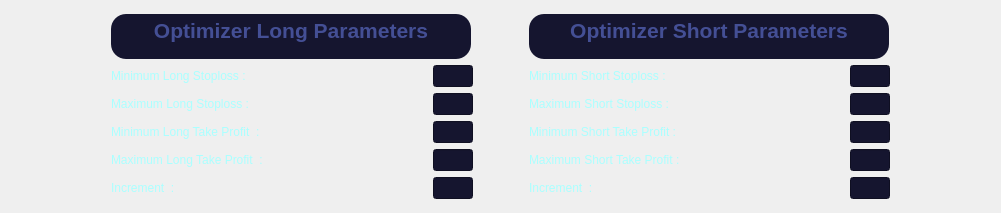
        <widget class="QWidget" name="gridLayoutWidget_5">
         <property name="geometry">
          <rect>
           <x>0</x>
           <y>400</y>
           <width>1001</width>
           <height>211</height>
          </rect>
         </property>
         <layout class="QGridLayout" name="gridLayout_5">
          <item row="0" column="2">
           <spacer name="horizontalSpacer_4">
            <property name="orientation">
             <enum>Qt::Horizontal</enum>
            </property>
            <property name="sizeType">
             <enum>QSizePolicy::Fixed</enum>
            </property>
            <property name="sizeHint" stdset="0">
             <size>
              <width>50</width>
              <height>20</height>
             </size>
            </property>
           </spacer>
          </item>
          <item row="0" column="1">
           <layout class="QGridLayout" name="gridLayout_3">
            <item row="1" column="0" colspan="2">
             <widget class="QTextEdit" name="LongParametersTitle">
              <property name="enabled">
               <bool>false</bool>
              </property>
              <property name="minimumSize">
               <size>
                <width>360</width>
                <height>45</height>
               </size>
              </property>
              <property name="maximumSize">
               <size>
                <width>360</width>
                <height>45</height>
               </size>
              </property>
              <property name="styleSheet">
               <string notr="true">background-color: rgb(21, 21, 47);
border-radius: 15px;</string>
              </property>
              <property name="html">
               <string>&lt;!DOCTYPE HTML PUBLIC &quot;-//W3C//DTD HTML 4.0//EN&quot; &quot;http://www.w3.org/TR/REC-html40/strict.dtd&quot;&gt;
&lt;html&gt;&lt;head&gt;&lt;meta name=&quot;qrichtext&quot; content=&quot;1&quot; /&gt;&lt;meta charset=&quot;utf-8&quot; /&gt;&lt;style type=&quot;text/css&quot;&gt;
p, li { white-space: pre-wrap; }
&lt;/style&gt;&lt;/head&gt;&lt;body style=&quot; font-family:'Segoe UI'; font-size:9pt; font-weight:400; font-style:normal;&quot;&gt;
&lt;p align=&quot;center&quot; style=&quot; margin-top:0px; margin-bottom:0px; margin-left:0px; margin-right:0px; -qt-block-indent:0; text-indent:0px;&quot;&gt;&lt;span style=&quot; font-family:'Comic Sans MS','sans-serif'; font-size:16pt; font-weight:600; color:#444f95;&quot;&gt;Optimizer Long Parameters&lt;/span&gt;&lt;/p&gt;&lt;/body&gt;&lt;/html&gt;</string>
              </property>
             </widget>
            </item>
            <item row="3" column="1">
             <widget class="QLineEdit" name="maxLongStoplossValue">
              <property name="sizePolicy">
               <sizepolicy hsizetype="Fixed" vsizetype="Fixed">
                <horstretch>0</horstretch>
                <verstretch>0</verstretch>
               </sizepolicy>
              </property>
              <property name="maximumSize">
               <size>
                <width>40</width>
                <height>16777215</height>
               </size>
              </property>
              <property name="layoutDirection">
               <enum>Qt::RightToLeft</enum>
              </property>
              <property name="styleSheet">
               <string notr="true">background-color: rgb(21, 21, 47);
color: rgb(170, 255, 255);</string>
              </property>
              <property name="text">
               <string/>
              </property>
              <property name="alignment">
               <set>Qt::AlignRight|Qt::AlignTrailing|Qt::AlignVCenter</set>
              </property>
              <property name="placeholderText">
               <string/>
              </property>
              <property name="clearButtonEnabled">
               <bool>false</bool>
              </property>
             </widget>
            </item>
            <item row="3" column="0">
             <widget class="QLabel" name="maxLongStoplossLabel">
              <property name="enabled">
               <bool>true</bool>
              </property>
              <property name="sizePolicy">
               <sizepolicy hsizetype="MinimumExpanding" vsizetype="Preferred">
                <horstretch>0</horstretch>
                <verstretch>0</verstretch>
               </sizepolicy>
              </property>
              <property name="autoFillBackground">
               <bool>false</bool>
              </property>
              <property name="styleSheet">
               <string notr="true">color: rgb(170, 255, 255)</string>
              </property>
              <property name="text">
               <string>Maximum Long Stoploss :</string>
              </property>
              <property name="wordWrap">
               <bool>true</bool>
              </property>
             </widget>
            </item>
            <item row="2" column="0">
             <widget class="QLabel" name="minLongStoplossLabel">
              <property name="enabled">
               <bool>true</bool>
              </property>
              <property name="sizePolicy">
               <sizepolicy hsizetype="Minimum" vsizetype="Fixed">
                <horstretch>0</horstretch>
                <verstretch>0</verstretch>
               </sizepolicy>
              </property>
              <property name="autoFillBackground">
               <bool>false</bool>
              </property>
              <property name="styleSheet">
               <string notr="true">color: rgb(170, 255, 255)</string>
              </property>
              <property name="text">
               <string>Minimum Long Stoploss :</string>
              </property>
              <property name="wordWrap">
               <bool>true</bool>
              </property>
             </widget>
            </item>
            <item row="5" column="1">
             <widget class="QLineEdit" name="maxLongTakeprofitValue">
              <property name="sizePolicy">
               <sizepolicy hsizetype="Fixed" vsizetype="Fixed">
                <horstretch>0</horstretch>
                <verstretch>0</verstretch>
               </sizepolicy>
              </property>
              <property name="maximumSize">
               <size>
                <width>40</width>
                <height>16777215</height>
               </size>
              </property>
              <property name="layoutDirection">
               <enum>Qt::RightToLeft</enum>
              </property>
              <property name="styleSheet">
               <string notr="true">background-color: rgb(21, 21, 47);
color: rgb(170, 255, 255);</string>
              </property>
              <property name="text">
               <string/>
              </property>
              <property name="alignment">
               <set>Qt::AlignRight|Qt::AlignTrailing|Qt::AlignVCenter</set>
              </property>
              <property name="placeholderText">
               <string/>
              </property>
              <property name="clearButtonEnabled">
               <bool>false</bool>
              </property>
             </widget>
            </item>
            <item row="4" column="1">
             <widget class="QLineEdit" name="minLongTakeprofitValue">
              <property name="sizePolicy">
               <sizepolicy hsizetype="Fixed" vsizetype="Fixed">
                <horstretch>0</horstretch>
                <verstretch>0</verstretch>
               </sizepolicy>
              </property>
              <property name="maximumSize">
               <size>
                <width>40</width>
                <height>16777215</height>
               </size>
              </property>
              <property name="layoutDirection">
               <enum>Qt::RightToLeft</enum>
              </property>
              <property name="styleSheet">
               <string notr="true">background-color: rgb(21, 21, 47);
color: rgb(170, 255, 255);</string>
              </property>
              <property name="text">
               <string/>
              </property>
              <property name="alignment">
               <set>Qt::AlignRight|Qt::AlignTrailing|Qt::AlignVCenter</set>
              </property>
              <property name="placeholderText">
               <string/>
              </property>
              <property name="clearButtonEnabled">
               <bool>false</bool>
              </property>
             </widget>
            </item>
            <item row="6" column="0">
             <widget class="QLabel" name="LongIncrementLabel">
              <property name="enabled">
               <bool>true</bool>
              </property>
              <property name="sizePolicy">
               <sizepolicy hsizetype="MinimumExpanding" vsizetype="Preferred">
                <horstretch>0</horstretch>
                <verstretch>0</verstretch>
               </sizepolicy>
              </property>
              <property name="autoFillBackground">
               <bool>false</bool>
              </property>
              <property name="styleSheet">
               <string notr="true">color: rgb(170, 255, 255)</string>
              </property>
              <property name="text">
               <string>Increment  :</string>
              </property>
              <property name="wordWrap">
               <bool>true</bool>
              </property>
             </widget>
            </item>
            <item row="4" column="0">
             <widget class="QLabel" name="minLongTakeprofitLabel">
              <property name="enabled">
               <bool>true</bool>
              </property>
              <property name="sizePolicy">
               <sizepolicy hsizetype="MinimumExpanding" vsizetype="Preferred">
                <horstretch>0</horstretch>
                <verstretch>0</verstretch>
               </sizepolicy>
              </property>
              <property name="autoFillBackground">
               <bool>false</bool>
              </property>
              <property name="styleSheet">
               <string notr="true">color: rgb(170, 255, 255)</string>
              </property>
              <property name="text">
               <string>Minimum Long Take Profit  :</string>
              </property>
              <property name="wordWrap">
               <bool>true</bool>
              </property>
             </widget>
            </item>
            <item row="5" column="0">
             <widget class="QLabel" name="maxLongTakeprofitLabel">
              <property name="enabled">
               <bool>true</bool>
              </property>
              <property name="sizePolicy">
               <sizepolicy hsizetype="MinimumExpanding" vsizetype="Preferred">
                <horstretch>0</horstretch>
                <verstretch>0</verstretch>
               </sizepolicy>
              </property>
              <property name="autoFillBackground">
               <bool>false</bool>
              </property>
              <property name="styleSheet">
               <string notr="true">color: rgb(170, 255, 255)</string>
              </property>
              <property name="text">
               <string>Maximum Long Take Profit  :</string>
              </property>
              <property name="wordWrap">
               <bool>true</bool>
              </property>
             </widget>
            </item>
            <item row="2" column="1">
             <widget class="QLineEdit" name="minLongStoplossValue">
              <property name="sizePolicy">
               <sizepolicy hsizetype="Fixed" vsizetype="Fixed">
                <horstretch>0</horstretch>
                <verstretch>0</verstretch>
               </sizepolicy>
              </property>
              <property name="minimumSize">
               <size>
                <width>40</width>
                <height>0</height>
               </size>
              </property>
              <property name="maximumSize">
               <size>
                <width>40</width>
                <height>16777215</height>
               </size>
              </property>
              <property name="layoutDirection">
               <enum>Qt::RightToLeft</enum>
              </property>
              <property name="autoFillBackground">
               <bool>false</bool>
              </property>
              <property name="styleSheet">
               <string notr="true">background-color: rgb(21, 21, 47);
color: rgb(170, 255, 255);</string>
              </property>
              <property name="inputMask">
               <string/>
              </property>
              <property name="text">
               <string/>
              </property>
              <property name="alignment">
               <set>Qt::AlignRight|Qt::AlignTrailing|Qt::AlignVCenter</set>
              </property>
              <property name="clearButtonEnabled">
               <bool>false</bool>
              </property>
             </widget>
            </item>
            <item row="6" column="1">
             <widget class="QLineEdit" name="LongIncrementValue">
              <property name="enabled">
               <bool>true</bool>
              </property>
              <property name="sizePolicy">
               <sizepolicy hsizetype="Fixed" vsizetype="Fixed">
                <horstretch>0</horstretch>
                <verstretch>0</verstretch>
               </sizepolicy>
              </property>
              <property name="maximumSize">
               <size>
                <width>40</width>
                <height>16777215</height>
               </size>
              </property>
              <property name="layoutDirection">
               <enum>Qt::RightToLeft</enum>
              </property>
              <property name="styleSheet">
               <string notr="true">background-color: rgb(21, 21, 47);
color: rgb(170, 255, 255);</string>
              </property>
              <property name="text">
               <string/>
              </property>
              <property name="frame">
               <bool>true</bool>
              </property>
              <property name="alignment">
               <set>Qt::AlignRight|Qt::AlignTrailing|Qt::AlignVCenter</set>
              </property>
              <property name="readOnly">
               <bool>false</bool>
              </property>
              <property name="placeholderText">
               <string/>
              </property>
              <property name="clearButtonEnabled">
               <bool>false</bool>
              </property>
             </widget>
            </item>
           </layout>
          </item>
          <item row="0" column="4">
           <spacer name="horizontalSpacer_6">
            <property name="orientation">
             <enum>Qt::Horizontal</enum>
            </property>
            <property name="sizeType">
             <enum>QSizePolicy::Fixed</enum>
            </property>
            <property name="sizeHint" stdset="0">
             <size>
              <width>100</width>
              <height>20</height>
             </size>
            </property>
           </spacer>
          </item>
          <item row="0" column="3">
           <layout class="QGridLayout" name="gridLayout_2">
            <item row="2" column="1">
             <widget class="QLineEdit" name="maxShortStoplossValue">
              <property name="sizePolicy">
               <sizepolicy hsizetype="Fixed" vsizetype="Fixed">
                <horstretch>0</horstretch>
                <verstretch>0</verstretch>
               </sizepolicy>
              </property>
              <property name="maximumSize">
               <size>
                <width>40</width>
                <height>16777215</height>
               </size>
              </property>
              <property name="styleSheet">
               <string notr="true">background-color: rgb(21, 21, 47);
color: rgb(170, 255, 255);</string>
              </property>
              <property name="text">
               <string/>
              </property>
              <property name="alignment">
               <set>Qt::AlignRight|Qt::AlignTrailing|Qt::AlignVCenter</set>
              </property>
              <property name="placeholderText">
               <string/>
              </property>
              <property name="clearButtonEnabled">
               <bool>false</bool>
              </property>
             </widget>
            </item>
            <item row="1" column="0">
             <widget class="QLabel" name="minShortStoplossLabel">
              <property name="enabled">
               <bool>true</bool>
              </property>
              <property name="sizePolicy">
               <sizepolicy hsizetype="Fixed" vsizetype="Fixed">
                <horstretch>0</horstretch>
                <verstretch>0</verstretch>
               </sizepolicy>
              </property>
              <property name="minimumSize">
               <size>
                <width>100</width>
                <height>0</height>
               </size>
              </property>
              <property name="maximumSize">
               <size>
                <width>400</width>
                <height>16777215</height>
               </size>
              </property>
              <property name="autoFillBackground">
               <bool>false</bool>
              </property>
              <property name="styleSheet">
               <string notr="true">color: rgb(170, 255, 255)</string>
              </property>
              <property name="text">
               <string>Minimum Short Stoploss :</string>
              </property>
              <property name="wordWrap">
               <bool>true</bool>
              </property>
             </widget>
            </item>
            <item row="5" column="1">
             <widget class="QLineEdit" name="ShortIncrementValue">
              <property name="sizePolicy">
               <sizepolicy hsizetype="Fixed" vsizetype="Fixed">
                <horstretch>0</horstretch>
                <verstretch>0</verstretch>
               </sizepolicy>
              </property>
              <property name="maximumSize">
               <size>
                <width>40</width>
                <height>16777215</height>
               </size>
              </property>
              <property name="layoutDirection">
               <enum>Qt::RightToLeft</enum>
              </property>
              <property name="styleSheet">
               <string notr="true">background-color: rgb(21, 21, 47);
color: rgb(170, 255, 255);</string>
              </property>
              <property name="text">
               <string/>
              </property>
              <property name="alignment">
               <set>Qt::AlignRight|Qt::AlignTrailing|Qt::AlignVCenter</set>
              </property>
              <property name="placeholderText">
               <string/>
              </property>
              <property name="clearButtonEnabled">
               <bool>false</bool>
              </property>
             </widget>
            </item>
            <item row="2" column="0">
             <widget class="QLabel" name="maxShortStoplossLabel">
              <property name="enabled">
               <bool>true</bool>
              </property>
              <property name="autoFillBackground">
               <bool>false</bool>
              </property>
              <property name="styleSheet">
               <string notr="true">color: rgb(170, 255, 255)</string>
              </property>
              <property name="text">
               <string>Maximum Short Stoploss :</string>
              </property>
              <property name="wordWrap">
               <bool>true</bool>
              </property>
             </widget>
            </item>
            <item row="3" column="1">
             <widget class="QLineEdit" name="minShortTakeprofitValue">
              <property name="sizePolicy">
               <sizepolicy hsizetype="Fixed" vsizetype="Fixed">
                <horstretch>0</horstretch>
                <verstretch>0</verstretch>
               </sizepolicy>
              </property>
              <property name="maximumSize">
               <size>
                <width>40</width>
                <height>16777215</height>
               </size>
              </property>
              <property name="styleSheet">
               <string notr="true">background-color: rgb(21, 21, 47);
color: rgb(170, 255, 255);</string>
              </property>
              <property name="text">
               <string/>
              </property>
              <property name="alignment">
               <set>Qt::AlignRight|Qt::AlignTrailing|Qt::AlignVCenter</set>
              </property>
              <property name="placeholderText">
               <string/>
              </property>
              <property name="clearButtonEnabled">
               <bool>false</bool>
              </property>
             </widget>
            </item>
            <item row="1" column="1">
             <widget class="QLineEdit" name="minShortStoplossValue">
              <property name="sizePolicy">
               <sizepolicy hsizetype="Fixed" vsizetype="Fixed">
                <horstretch>0</horstretch>
                <verstretch>0</verstretch>
               </sizepolicy>
              </property>
              <property name="maximumSize">
               <size>
                <width>40</width>
                <height>16777215</height>
               </size>
              </property>
              <property name="styleSheet">
               <string notr="true">background-color: rgb(21, 21, 47);
color: rgb(170, 255, 255);</string>
              </property>
              <property name="text">
               <string/>
              </property>
              <property name="alignment">
               <set>Qt::AlignRight|Qt::AlignTrailing|Qt::AlignVCenter</set>
              </property>
              <property name="placeholderText">
               <string/>
              </property>
              <property name="clearButtonEnabled">
               <bool>false</bool>
              </property>
             </widget>
            </item>
            <item row="0" column="0" colspan="2">
             <widget class="QTextEdit" name="ShortParametersTitle">
              <property name="enabled">
               <bool>false</bool>
              </property>
              <property name="minimumSize">
               <size>
                <width>360</width>
                <height>45</height>
               </size>
              </property>
              <property name="maximumSize">
               <size>
                <width>360</width>
                <height>45</height>
               </size>
              </property>
              <property name="styleSheet">
               <string notr="true">background-color: rgb(21, 21, 47);
border-radius: 15px;</string>
              </property>
              <property name="html">
               <string>&lt;!DOCTYPE HTML PUBLIC &quot;-//W3C//DTD HTML 4.0//EN&quot; &quot;http://www.w3.org/TR/REC-html40/strict.dtd&quot;&gt;
&lt;html&gt;&lt;head&gt;&lt;meta name=&quot;qrichtext&quot; content=&quot;1&quot; /&gt;&lt;meta charset=&quot;utf-8&quot; /&gt;&lt;style type=&quot;text/css&quot;&gt;
p, li { white-space: pre-wrap; }
&lt;/style&gt;&lt;/head&gt;&lt;body style=&quot; font-family:'Segoe UI'; font-size:9pt; font-weight:400; font-style:normal;&quot;&gt;
&lt;p align=&quot;center&quot; style=&quot; margin-top:0px; margin-bottom:0px; margin-left:0px; margin-right:0px; -qt-block-indent:0; text-indent:0px;&quot;&gt;&lt;span style=&quot; font-family:'Comic Sans MS','sans-serif'; font-size:16pt; font-weight:600; color:#444f95;&quot;&gt;Optimizer Short Parameters&lt;/span&gt;&lt;/p&gt;&lt;/body&gt;&lt;/html&gt;</string>
              </property>
             </widget>
            </item>
            <item row="4" column="1">
             <widget class="QLineEdit" name="maxShortTakeprofitValue">
              <property name="sizePolicy">
               <sizepolicy hsizetype="Fixed" vsizetype="Fixed">
                <horstretch>0</horstretch>
                <verstretch>0</verstretch>
               </sizepolicy>
              </property>
              <property name="maximumSize">
               <size>
                <width>40</width>
                <height>16777215</height>
               </size>
              </property>
              <property name="styleSheet">
               <string notr="true">background-color: rgb(21, 21, 47);
color: rgb(170, 255, 255);</string>
              </property>
              <property name="text">
               <string/>
              </property>
              <property name="alignment">
               <set>Qt::AlignRight|Qt::AlignTrailing|Qt::AlignVCenter</set>
              </property>
              <property name="placeholderText">
               <string/>
              </property>
              <property name="clearButtonEnabled">
               <bool>false</bool>
              </property>
             </widget>
            </item>
            <item row="3" column="0">
             <widget class="QLabel" name="minShortTakeprofitLabel">
              <property name="enabled">
               <bool>true</bool>
              </property>
              <property name="autoFillBackground">
               <bool>false</bool>
              </property>
              <property name="styleSheet">
               <string notr="true">color: rgb(170, 255, 255)</string>
              </property>
              <property name="text">
               <string>Minimum Short Take Profit :</string>
              </property>
              <property name="wordWrap">
               <bool>true</bool>
              </property>
             </widget>
            </item>
            <item row="5" column="0">
             <widget class="QLabel" name="ShortIncrementLabel">
              <property name="enabled">
               <bool>true</bool>
              </property>
              <property name="sizePolicy">
               <sizepolicy hsizetype="MinimumExpanding" vsizetype="Preferred">
                <horstretch>0</horstretch>
                <verstretch>0</verstretch>
               </sizepolicy>
              </property>
              <property name="autoFillBackground">
               <bool>false</bool>
              </property>
              <property name="styleSheet">
               <string notr="true">color: rgb(170, 255, 255)</string>
              </property>
              <property name="text">
               <string>Increment  :</string>
              </property>
              <property name="wordWrap">
               <bool>true</bool>
              </property>
             </widget>
            </item>
            <item row="4" column="0">
             <widget class="QLabel" name="maxShortTakeprofitLabel">
              <property name="enabled">
               <bool>true</bool>
              </property>
              <property name="autoFillBackground">
               <bool>false</bool>
              </property>
              <property name="styleSheet">
               <string notr="true">color: rgb(170, 255, 255)</string>
              </property>
              <property name="text">
               <string>Maximum Short Take Profit :</string>
              </property>
              <property name="wordWrap">
               <bool>true</bool>
              </property>
             </widget>
            </item>
           </layout>
          </item>
          <item row="0" column="0">
           <spacer name="horizontalSpacer_5">
            <property name="orientation">
             <enum>Qt::Horizontal</enum>
            </property>
            <property name="sizeType">
             <enum>QSizePolicy::Fixed</enum>
            </property>
            <property name="sizeHint" stdset="0">
             <size>
              <width>100</width>
              <height>20</height>
             </size>
            </property>
           </spacer>
          </item>
         </layout>
        </widget>
